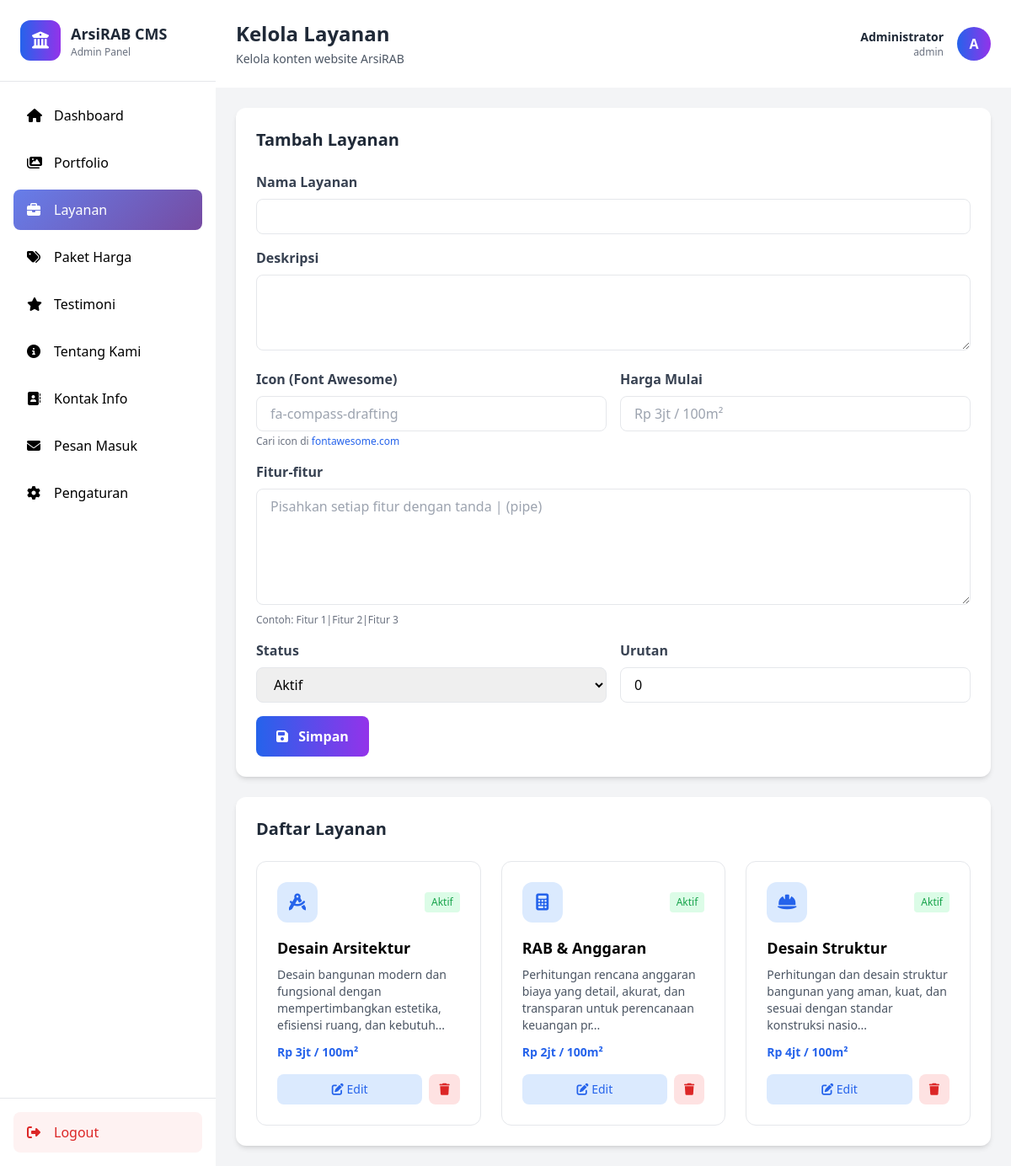
/admin/layanan.php (signed in), run on the app's committed database.
### tables this page shows
CREATE TABLE IF NOT EXISTS layanan (
    id INT PRIMARY KEY AUTO_INCREMENT,
    nama VARCHAR(200) NOT NULL,
    deskripsi TEXT,
    icon VARCHAR(100),
    fitur TEXT,
    harga_mulai VARCHAR(50),
    status ENUM('aktif', 'nonaktif') DEFAULT 'aktif',
    urutan INT DEFAULT 0,
    created_at TIMESTAMP DEFAULT CURRENT_TIMESTAMP,
    updated_at TIMESTAMP DEFAULT CURRENT_TIMESTAMP ON UPDATE CURRENT_TIMESTAMP
);

### admin/layanan.php (the view, shortened to what this page needs)
<?php
$page_title = 'Kelola Layanan';
include 'header.php';
$conn = getConnection();
$stmt = $conn->query("SELECT * FROM layanan ORDER BY urutan ASC");
$layanans = $stmt->fetchAll();
$edit_data = null;
?>
<div class="bg-white rounded-xl shadow-md p-6 mb-6">
    <h3 class="text-xl font-bold text-gray-800 mb-6">
        <?= $edit_data ? 'Edit' : 'Tambah' ?> Layanan
    </h3>
    <form method="POST" class="space-y-4">
        <div>
            <label class="block text-gray-700 font-semibold mb-2">Nama Layanan</label>
            <input type="text" name="nama" required
                   value="<?= $edit_data['nama'] ?? '' ?>"
                   class="w-full px-4 py-2 border rounded-lg focus:outline-none focus:ring-2 focus:ring-blue-500">
        </div>
        <div>
            <label class="block text-gray-700 font-semibold mb-2">Deskripsi</label>
            <textarea name="deskripsi" rows="3" required
                      class="w-full px-4 py-2 border rounded-lg focus:outline-none focus:ring-2 focus:ring-blue-500"><?= $edit_data['deskripsi'] ?? '' ?></textarea>
        </div>
        <div class="grid grid-cols-2 gap-4">
            <div>
                <label class="block text-gray-700 font-semibold mb-2">Icon (Font Awesome)</label>
                <input type="text" name="icon" required
                       value="<?= $edit_data['icon'] ?? '' ?>"
                       class="w-full px-4 py-2 border rounded-lg focus:outline-none focus:ring-2 focus:ring-blue-500"
                       placeholder="fa-compass-drafting">
                <p class="text-xs text-gray-500 mt-1">
                    Cari icon di <a href="https://fontawesome.com/icons" target="_blank" class="text-blue-600">fontawesome.com</a>
                </p>
            </div>
            <div>
                <label class="block text-gray-700 font-semibold mb-2">Harga Mulai</label>
                <input type="text" name="harga_mulai"
                       value="<?= $edit_data['harga_mulai'] ?? '' ?>"
                       class="w-full px-4 py-2 border rounded-lg focus:outline-none focus:ring-2 focus:ring-blue-500"
                       placeholder="Rp 3jt / 100m²">
            </div>
        </div>
        <div>
            <label class="block text-gray-700 font-semibold mb-2">Fitur-fitur</label>
            <textarea name="fitur" rows="5" required
                      class="w-full px-4 py-2 border rounded-lg focus:outline-none focus:ring-2 focus:ring-blue-500"
                      placeholder="Pisahkan setiap fitur dengan tanda | (pipe)"><?= $edit_data['fitur'] ?? '' ?></textarea>
            <p class="text-xs text-gray-500 mt-1">Contoh: Fitur 1|Fitur 2|Fitur 3</p>
        </div>
        <div class="grid grid-cols-2 gap-4">
            <div>
                <label class="block text-gray-700 font-semibold mb-2">Status</label>
                <select name="status" required
                        class="w-full px-4 py-2 border rounded-lg focus:outline-none focus:ring-2 focus:ring-blue-500">
                    <option value="aktif" <?= ($edit_data['status'] ?? 'aktif') === 'aktif' ? 'selected' : '' ?>>Aktif</option>
                </select>
            </div>
            <div>
                <label class="block text-gray-700 font-semibold mb-2">Urutan</label>
                <input type="number" name="urutan" min="0"
                       value="<?= $edit_data['urutan'] ?? 0 ?>"
                       class="w-full px-4 py-2 border rounded-lg focus:outline-none focus:ring-2 focus:ring-blue-500">
            </div>
        </div>
        <div class="flex gap-3">
            <button type="submit"
                    class="bg-gradient-to-r from-blue-600 to-purple-600 text-white px-6 py-3 rounded-lg font-semibold hover:shadow-lg transition">
                <i class="fas fa-save mr-2"></i>
                <?= $edit_data ? 'Update' : 'Simpan' ?>
            </button>
        </div>
    </form>
</div>
<div class="bg-white rounded-xl shadow-md p-6">
    <h3 class="text-xl font-bold text-gray-800 mb-6">Daftar Layanan</h3>
    <div class="grid md:grid-cols-2 lg:grid-cols-3 gap-6">
        <?php foreach ($layanans as $item): ?>
        <div class="border rounded-xl p-6 hover:shadow-lg transition">
            <div class="flex items-center justify-between mb-4">
                <div class="bg-blue-100 w-12 h-12 rounded-xl flex items-center justify-center">
                    <i class="fas <?= $item['icon'] ?> text-blue-600 text-xl"></i>
                </div>
                <?php if ($item['status'] === 'aktif'): ?>
                    <span class="text-xs bg-green-100 text-green-600 px-2 py-1 rounded">Aktif</span>
                <?php else: ?>
                    <span class="text-xs bg-red-100 text-red-600 px-2 py-1 rounded">Nonaktif</span>
                <?php endif; ?>
            </div>
            <h4 class="font-bold text-lg mb-2"><?= $item['nama'] ?></h4>
            <p class="text-sm text-gray-600 mb-3"><?= substr($item['deskripsi'], 0, 100) ?>...</p>
            <?php if ($item['harga_mulai']): ?>
                <p class="text-sm text-blue-600 font-semibold mb-4"><?= $item['harga_mulai'] ?></p>
            <?php endif; ?>
            <div class="flex gap-2">
                <a href="?edit=<?= $item['id'] ?>"
                   class="flex-1 bg-blue-100 text-blue-600 px-3 py-2 rounded-lg text-sm text-center hover:bg-blue-200 transition">
                    <i class="fas fa-edit"></i> Edit
                </a>
                <a href="?delete=<?= $item['id'] ?>"
                   onclick="return confirmDelete('Hapus layanan ini?')"
                   class="bg-red-100 text-red-600 px-3 py-2 rounded-lg text-sm hover:bg-red-200 transition">
                    <i class="fas fa-trash"></i>
                </a>
            </div>
        </div>
        <?php endforeach; ?>
    </div>
</div>
<?php include 'footer.php'; ?>

### admin/header.php (shortened to what this page needs)
<?php
$page_title = $page_title ?? 'Dashboard';
$current_page = basename($_SERVER['PHP_SELF'], '.php');
?>
<!DOCTYPE html>
<html lang="id">
<head>
    <script src="https://cdn.tailwindcss.com"></script>
    <link rel="stylesheet" href="https://cdnjs.cloudflare.com/ajax/libs/font-awesome/6.4.0/css/all.min.css">
</head>
<body class="bg-gray-100">
    <div class="flex h-screen overflow-hidden">
        <aside class="w-64 bg-white shadow-xl flex-shrink-0">
            <div class="p-6 border-b">
                <div class="flex items-center space-x-3">
                    <div class="bg-gradient-to-r from-blue-600 to-purple-600 w-12 h-12 rounded-xl flex items-center justify-center">
                        <i class="fas fa-building-columns text-white text-xl"></i>
                    </div>
                    <div>
                        <h1 class="text-lg font-bold text-gray-800">ArsiRAB CMS</h1>
                        <p class="text-xs text-gray-500">Admin Panel</p>
                    </div>
                </div>
            </div>
            <nav class="p-4">
                <a href="index.php" class="sidebar-link <?= $current_page === 'index' ? 'active' : '' ?> flex items-center space-x-3 px-4 py-3 rounded-lg mb-2 hover:bg-gray-100 transition">
                    <i class="fas fa-home w-5"></i>
                    <span>Dashboard</span>
                </a>
                <a href="portfolio.php" class="sidebar-link <?= $current_page === 'portfolio' ? 'active' : '' ?> flex items-center space-x-3 px-4 py-3 rounded-lg mb-2 hover:bg-gray-100 transition">
                    <i class="fas fa-images w-5"></i>
                    <span>Portfolio</span>
                </a>
                <a href="layanan.php" class="sidebar-link <?= $current_page === 'layanan' ? 'active' : '' ?> flex items-center space-x-3 px-4 py-3 rounded-lg mb-2 hover:bg-gray-100 transition">
                    <i class="fas fa-briefcase w-5"></i>
                    <span>Layanan</span>
                </a>
                <a href="paket-harga.php" class="sidebar-link <?= $current_page === 'paket-harga' ? 'active' : '' ?> flex items-center space-x-3 px-4 py-3 rounded-lg mb-2 hover:bg-gray-100 transition">
                    <i class="fas fa-tags w-5"></i>
                    <span>Paket Harga</span>
                </a>
                <a href="testimoni.php" class="sidebar-link <?= $current_page === 'testimoni' ? 'active' : '' ?> flex items-center space-x-3 px-4 py-3 rounded-lg mb-2 hover:bg-gray-100 transition">
                    <i class="fas fa-star w-5"></i>
                    <span>Testimoni</span>
                </a>
                <a href="tentang.php" class="sidebar-link <?= $current_page === 'tentang' ? 'active' : '' ?> flex items-center space-x-3 px-4 py-3 rounded-lg mb-2 hover:bg-gray-100 transition">
                    <i class="fas fa-info-circle w-5"></i>
                    <span>Tentang Kami</span>
                </a>
                <a href="kontak.php" class="sidebar-link <?= $current_page === 'kontak' ? 'active' : '' ?> flex items-center space-x-3 px-4 py-3 rounded-lg mb-2 hover:bg-gray-100 transition">
                    <i class="fas fa-address-book w-5"></i>
                    <span>Kontak Info</span>
                </a>
                <a href="pesan.php" class="sidebar-link <?= $current_page === 'pesan' ? 'active' : '' ?> flex items-center space-x-3 px-4 py-3 rounded-lg mb-2 hover:bg-gray-100 transition">
                    <i class="fas fa-envelope w-5"></i>
                    <span>Pesan Masuk</span>
                </a>
                <a href="settings.php" class="sidebar-link <?= $current_page === 'settings' ? 'active' : '' ?> flex items-center space-x-3 px-4 py-3 rounded-lg mb-2 hover:bg-gray-100 transition">
                    <i class="fas fa-cog w-5"></i>
                    <span>Pengaturan</span>
                </a>
            </nav>
            <div class="absolute bottom-0 w-64 p-4 border-t">
                <a href="logout.php" class="flex items-center space-x-3 px-4 py-3 rounded-lg bg-red-50 text-red-600 hover:bg-red-100 transition">
                    <i class="fas fa-sign-out-alt w-5"></i>
                    <span>Logout</span>
                </a>
            </div>
        </aside>
        <div class="flex-1 flex flex-col overflow-hidden">
            <header class="bg-white shadow-sm p-6 flex justify-between items-center">
                <div>
                    <h2 class="text-2xl font-bold text-gray-800"><?= $page_title ?></h2>
                    <p class="text-gray-600 text-sm mt-1">Kelola konten website ArsiRAB</p>
                </div>
                <div class="flex items-center space-x-4">
                    <div class="text-right">
                        <p class="text-sm font-semibold text-gray-800"><?= $_SESSION['admin_nama'] ?? 'Admin' ?></p>
                        <p class="text-xs text-gray-500"><?= $_SESSION['admin_username'] ?? '' ?></p>
                    </div>
                    <div class="w-10 h-10 bg-gradient-to-r from-blue-600 to-purple-600 rounded-full flex items-center justify-center text-white font-bold">
                        <?= strtoupper(substr($_SESSION['admin_nama'] ?? 'A', 0, 1)) ?>
                    </div>
                </div>
            </header>
            <main class="flex-1 overflow-x-hidden overflow-y-auto bg-gray-100 p-6">

### admin/footer.php (shortened to what this page needs)
</main>
        </div>
    </div>
</body>
</html>

### admin/header.php (style rules this page uses)
.sidebar-link.active { background: linear-gradient(135deg, #667eea 0%, #764ba2 100%); color: white; }

### data on the page
layanan: status "Aktif", nama "Desain Arsitektur", deskripsi "Desain bangunan modern dan fungsional dengan mempertimbangkan estetika, efisiensi ruang, dan kebutuh", harga_mulai "Rp 3jt / 100m²"
layanan: status "Aktif", nama "RAB & Anggaran", deskripsi "Perhitungan rencana anggaran biaya yang detail, akurat, dan transparan untuk perencanaan keuangan pr", harga_mulai "Rp 2jt / 100m²"
layanan: status "Aktif", nama "Desain Struktur", deskripsi "Perhitungan dan desain struktur bangunan yang aman, kuat, dan sesuai dengan standar konstruksi nasio", harga_mulai "Rp 4jt / 100m²"

### other printed values
$page_title "Kelola Layanan"
$_SESSION['admin_nama'] "Administrator"
$_SESSION['admin_username'] "admin"
substr($_SESSION['admin_nama'] ?? 'A', 0, 1) "A"
